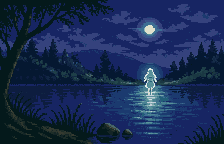
#> input picture runtime/tools/saveload_bg.png, 224 x 144 px
$ python -i convert_json.py   (imports and definitions only)
#> lines starting #> are read from the running program, lines starting #| are printed output that depends on the picture
#> further down, picture is the input picture: PIL image 224x144 RGBA; mean R, G, B, A 24.1, 43.2, 82.4, 255
#!/usr/bin/env python3
"""
convert_json.py — WSC VN Studio JSON → C source for the WSC runtime.

Usage: python tools/convert_json.py <project.wscvn.json> <output_dir>

Emits: <output_dir>/game_data.c and <output_dir>/game_data.h

Tile format: 4BPP PACKED for WonderSwan Color.
32 bytes/tile, each byte = 2 pixels, high nibble = left pixel,
low nibble = right pixel. This matches main.c's pack_font_tile()
and the video mode set by hw_init() (I/O port 0x60 = 0xE0).
"""
from __future__ import annotations

import base64
import io
import json
import os
import re
import sys
import wave
from pathlib import Path
from dataclasses import dataclass
from typing import Any

from PIL import Image, ImageOps

# ── Hardware limits ──
MAX_TEXT_PER_BOX = 100
MAX_TITLE = 24
MAX_CHOICES = 4
MAX_BG_W = 224
MAX_BG_H = 144
MAX_CHAR_W = 96
MAX_CHAR_H = 128
MAX_FG_W = 224
MAX_FG_H = 144
MAX_FG_DRAW_H = 104
MAX_FG_PALETTES = 8

MAX_BG_TILES = 511
MAX_CHAR_TILES = 192
MAX_FG_TILES = 28 * 13

SFX_TARGET_RATE = 4000
SFX_MAX_SECONDS = 6.0
SFX_MAX_BYTES = SFX_TARGET_RATE * SFX_MAX_SECONDS  # 8-bit mono

# ── JSON → C mappings ──
NODE_TYPE = {
    'title': 'NODE_TITLE',
    'chapter': 'NODE_CHAPTER',
    'scene': 'NODE_SCENE',
    'choice': 'NODE_CHOICE',
    'branch': 'NODE_BRANCH',
    'investigation': 'NODE_INVESTIGATION',
    'end': 'NODE_END',
}
OP_C = {'add': 'OP_ADD', 'sub': 'OP_SUB', 'set': 'OP_SET', 'toggle': 'OP_TOGGLE', 'rand': 'OP_RAND'}
COND_C = {
    '==': 'COND_EQ', '!=': 'COND_NEQ',
    '>': 'COND_GT', '>=': 'COND_GTE',
    '<': 'COND_LT', '<=': 'COND_LTE',
}
SPEED_C = {'slow': 'SPEED_SLOW', 'normal': 'SPEED_NORMAL',
           'fast': 'SPEED_FAST', 'instant': 'SPEED_INSTANT'}
MUSIC_C = {'keep': 'MUSIC_KEEP', 'change': 'MUSIC_CHANGE',
           'stop': 'MUSIC_STOP', 'fade-out': 'MUSIC_FADE_OUT'}
SFXACT_C = {'keep': 'SFX_KEEP', 'change': 'SFX_CHANGE', 'stop': 'SFX_STOP'}
WAVE_C = {
    'square': 'WAVE_SQUARE',
    'triangle': 'WAVE_TRIANGLE',
    'sawtooth': 'WAVE_SAWTOOTH',
    'sine': 'WAVE_SINE',
    # Editor may label CH4 as "noise". Runtime currently treats all 4 channels
    # as wavetable for simplicity, so map noise to a safe wave.
    'noise': 'WAVE_SQUARE',
}
POS_C = {'none': 'POS_NONE', 'left': 'POS_LEFT',
         'center':'POS_CENTER', 'right': 'POS_RIGHT'}
TB_STYLE_C = {
    'dark':'0','glass':'1','classic':'2','light':'3','none':'4','fancy':'5',
    'frame':'6','double':'7','sidebars':'8','ocean':'9','royal':'10'
}
BG_PRESET_C = {
    'room':'0','school':'1','park':'2','cafe':'3','beach':'4','night':'5',
    'sky':'6','city':'7','forest':'8','space':'9','temple':'10','snow':'11',
}
PARTICLE_C = {'none':'0','sakura':'1','snow':'2','rain':'3','stars':'4',
              'leaves':'5','bubbles':'6','sparks':'7','dust':'8'}
SCREENFX_C = {'none':'0','vhs':'1','blur':'2','darker':'3','scanline':'4',
              'sepia':'5','invert':'6'}
TRANSITION_C = {'none':'0','fade':'1','wipe-r':'2','wipe-d':'3','circle':'4',
                'dissolve':'5','flash':'6','pixel':'7'}
CHARANIM_C = {'none':'0','slide-up':'1','slide-in':'2','fade':'3','pop':'4','blink':'5','talking':'6','talk-blink':'7'}


# [60 lines left out: functions esc, rewrite_inline_cmds, hexcol, not called in this run]


def to_wsc_12bit(rgb):
    """Convert an (R,G,B) 24-bit tuple to WSC 12-bit packed color.

    WSC palette format (per WSMan spec):
      bits 11-8 = Red, bits 7-4 = Green, bits 3-0 = Blue  → RGB444

    Conversion: round(x / 17) maps 0..255 correctly to 0..15
    because 255 / 15 = 17. The old >> 4 (x//16) truncated down,
    causing darker/desaturated colors.
    """
    r, g, b = rgb[:3]
    r4 = min(15, round(r / 17))
    g4 = min(15, round(g / 17))
    b4 = min(15, round(b / 17))
    return (r4 << 8) | (g4 << 4) | b4

def from_wsc_12bit(c: int) -> tuple[int, int, int]:
    """Expand a WSC RGB444 palette entry back to RGB888 for matching."""
    return (((c >> 8) & 0xF) * 17, ((c >> 4) & 0xF) * 17, (c & 0xF) * 17)


NOTE_RE = re.compile(r'^([A-G])([#b]?)(-?\d+)$')
NOTE_STEP_RE = re.compile(r'^([A-G])([#b]?)(-?\d+)_([0-9]+)$')
NOTE_SEMI = {'C': 0, 'D': 2, 'E': 4, 'F': 5, 'G': 7, 'A': 9, 'B': 11}


# [18 lines left out: function note_to_midi, not called in this run]


def midi_to_hz(midi: int) -> int:
    # A4 (69) = 440 Hz.
    return max(1, int(round(440.0 * (2.0 ** ((midi - 69) / 12.0)))))


# [56 lines left out: functions ws_wave_hz_to_freq_div, wav_to_u8_pcm, pad_to_tiles, fit_cover_exact, not called in this run]

def fit_contain_exact(img: Image.Image, target_w: int, target_h: int) -> Image.Image:
    """Preserve aspect ratio and pad to the exact target size with transparency."""
    rgba = img.convert('RGBA')
    if rgba.size == (target_w, target_h):
        return rgba
    return ImageOps.pad(rgba, (target_w, target_h), method=Image.Resampling.LANCZOS,
                        color=(0, 0, 0, 0), centering=(0.5, 0.5))

# [99 lines left out: functions _p_image_to_tiles, decode_data_url, write_generated_fur_assets, quantize_rgb, not called in this run]

def quantize_rgb_entries_from_pixels(pixels: list[tuple[int, int, int]], colors: int):
    if not pixels:
        return [], []
    sample = Image.new('RGB', (len(pixels), 1))
    sample.putdata(pixels)
    q = sample.quantize(colors=min(colors, max(1, len(set(pixels)))),
                        method=Image.Quantize.FASTOCTREE,
                        dither=Image.Dither.NONE)
    pal_raw = q.getpalette() or []
    rgb_entries = []
    wsc_entries = []
    for i in range(colors):
        off = i * 3
        if off + 2 < len(pal_raw):
            rgb = tuple(pal_raw[off:off + 3])
            wsc = to_wsc_12bit(rgb)
            rgb_entries.append(from_wsc_12bit(wsc))
            wsc_entries.append(wsc)
        else:
            rgb_entries.append((0, 0, 0))
            wsc_entries.append(0)
    return rgb_entries, wsc_entries

def nearest_palette_index_raw(rgb: tuple[int, int, int], palette: list[tuple[int, int, int]]) -> int:
    best_i = 0
    best_d = 1 << 62
    r, g, b = rgb
    for i, (pr, pg, pb) in enumerate(palette):
        d = (r - pr) * (r - pr) + (g - pg) * (g - pg) + (b - pb) * (b - pb)
        if d < best_d:
            best_d = d
            best_i = i
    return min(best_i, 15)

def nearest_palette_index(rgb: tuple[int, int, int], palette: list[tuple[int, int, int]]) -> int:
    return min(nearest_palette_index_raw(rgb, palette) + 1, 15)

# [367 lines left out: functions image_to_char_tiles_dual, _char_tile_groups_for_image, image_to_char_tiles_dual_shared, image_to_bg_tiles_dual, image_to_bg_tiles_multi, not called in this run]

def _cluster_tile_averages(tile_avgs: list[tuple[int, int, int]], k: int) -> list[int]:
    if not tile_avgs:
        return []
    k = max(1, min(k, len(tile_avgs)))
    ordered = sorted(tile_avgs, key=lambda c: c[0] + c[1] + c[2])
    centers = [ordered[(i * (len(ordered) - 1)) // max(1, k - 1)] for i in range(k)]
    dims = len(tile_avgs[0])
    groups = [0] * len(tile_avgs)
    for _ in range(8):
        buckets = [[] for _ in range(k)]
        for idx, c in enumerate(tile_avgs):
            best = min(range(k), key=lambda i: sum((c[j] - centers[i][j]) * (c[j] - centers[i][j]) for j in range(dims)))
            groups[idx] = best
            buckets[best].append(c)
        for i, bucket in enumerate(buckets):
            if bucket:
                centers[i] = tuple(sum(c[j] for c in bucket) // len(bucket) for j in range(dims))
    return groups

def image_to_fg_tiles_multi(img: Image.Image, mode: str = 'auto-tile', group_imgs: list[Image.Image] | None = None):
    """Transparent foreground/group-shot layer using up to 8 per-tile palettes.

    Foregrounds replace live character sprites, so the runtime can borrow the
    otherwise-unused character palette slots plus two free palette slots. Each
    8x8 tile chooses one 15-color palette + transparency, giving group shots
    far better color while keeping the textbox palettes untouched.
    """
#> called with mode = 'auto-tile'
    rgba_full = fit_contain_exact(img, MAX_FG_W, MAX_FG_H).convert('RGBA')
    rgba = rgba_full.crop((0, 0, MAX_FG_W, MAX_FG_DRAW_H))
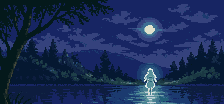
#> rgba: PIL image 224x104 RGBA; mean R, G, B, A 25.4, 44.1, 85.1, 255
    fitted_group = []
    if group_imgs:
        for frame in group_imgs:
            fitted_group.append(fit_contain_exact(frame, MAX_FG_W, MAX_FG_H).convert('RGBA').crop((0, 0, MAX_FG_W, MAX_FG_DRAW_H)))
    if not fitted_group:
        fitted_group = [rgba]
    base_rgba = fitted_group[0]
    w, h = rgba.size
#> w = 224; h = 104
    w_tiles, h_tiles = w // 8, h // 8
#> w_tiles = 28; h_tiles = 13
    pix = list(rgba.getdata())
#> pix = 23296 items
    base_pix = list(base_rgba.getdata())
#> base_pix = 23296 items
    mode = mode if mode in ('top-bottom', 'left-right', 'auto-tile') else 'auto-tile'
    if mode == 'top-bottom':
        tile_groups = [min(MAX_FG_PALETTES - 1, (ty * MAX_FG_PALETTES) // max(1, h_tiles)) for ty in range(h_tiles) for _tx in range(w_tiles)]
    elif mode == 'left-right':
        tile_groups = [min(MAX_FG_PALETTES - 1, (tx * MAX_FG_PALETTES) // max(1, w_tiles)) for _ty in range(h_tiles) for tx in range(w_tiles)]
    else:
        tile_features = []
        for ty in range(h_tiles):
            for tx in range(w_tiles):
                total = [0, 0, 0]
                hist = {}
                count = 0
                for yy in range(8):
                    row = (ty * 8 + yy) * w
                    for xx in range(8):
                        r, g, b, a = base_pix[row + tx * 8 + xx]
                        if a >= 128:
                            total[0] += r
                            total[1] += g
                            total[2] += b
                            q = ((r >> 4) << 8) | ((g >> 4) << 4) | (b >> 4)
                            hist[q] = hist.get(q, 0) + 1
                            count += 1
                if count:
                    avg = (total[0] // count, total[1] // count, total[2] // count)
                    top = sorted(hist.items(), key=lambda kv: kv[1], reverse=True)[:3]
                    dom = []
                    for q, q_count in top:
                        r4 = (q >> 8) & 0xF
                        g4 = (q >> 4) & 0xF
                        b4 = q & 0xF
                        dom.extend([r4 * 17, g4 * 17, b4 * 17, q_count * 4])
                    while len(dom) < 12:
                        dom.extend([0, 0, 0, 0])
                    tile_features.append((*avg, *dom[:12]))
                else:
                    tile_features.append((0, 0, 0, *([0] * 12)))
#> after the loop, tile_features = 364 items
        tile_groups = _cluster_tile_averages(tile_features, MAX_FG_PALETTES)
#> in _cluster_tile_averages, `k = max(1, min(k, len(tile_avgs)))`: k = 8
#> in _cluster_tile_averages, `ordered = sorted(tile_avgs, key=lambda c: c[0] + c[1] + c[2])`: ordered = 364 items
#> in _cluster_tile_averages, `centers = [ordered[(i * (len(ordered) - 1)) // max(1, k - 1)] for i in..`: centers = 8 items
#> in _cluster_tile_averages, `dims = len(tile_avgs[0])`: dims = 15
#> in _cluster_tile_averages, `groups = [0] * len(tile_avgs)`: groups = 364 values from 0 to 0
#> after the loop in _cluster_tile_averages, `for _ in range(8):`: groups = 364 values, max 7 at index 102, min 0 at index 0, mean 3.33
#> tile_groups has the same summary as groups in _cluster_tile_averages

    groups = [[] for _ in range(MAX_FG_PALETTES)]
    for frame in fitted_group:
        frame_pix = list(frame.getdata())
        for ty in range(h_tiles):
            for tx in range(w_tiles):
                group = tile_groups[ty * w_tiles + tx]
                for yy in range(8):
                    row = (ty * 8 + yy) * w
                    for xx in range(8):
                        r, g, b, a = frame_pix[row + tx * 8 + xx]
                        if a >= 128:
                            groups[group].append((r, g, b))
#> this loop made 1 pass
    palettes_rgb = []
    palettes = []
    fallback_rgb = [(0, 0, 0)] * 15
    fallback_pal = [0] * 15
    for group_pixels in groups:
        pal_rgb, pal = quantize_rgb_entries_from_pixels(group_pixels, 15)
        if not pal_rgb:
            pal_rgb, pal = fallback_rgb[:], fallback_pal[:]
        else:
            fallback_rgb, fallback_pal = pal_rgb[:], pal[:]
        while len(pal) < 15:
            pal.append(0)
            pal_rgb.append((0, 0, 0))
        palettes_rgb.append(pal_rgb[:15])
        palettes.append([0] + pal[:15])
    if all(not g for g in groups):
        palettes = [[0] * 16 for _ in range(MAX_FG_PALETTES)]
        palettes_rgb = [[(0, 0, 0)] * 15 for _ in range(MAX_FG_PALETTES)]
    tile_bytes = bytearray()
    tile_pals = bytearray()
    for ty in range(h_tiles):
        for tx in range(w_tiles):
            tile_group = tile_groups[ty * w_tiles + tx]
            pal_rgb = palettes_rgb[tile_group]
            tile_pals.append(tile_group)
            pixels = []
            for yy in range(8):
                row = (ty * 8 + yy) * w
                for xx in range(8):
                    r, g, b, a = pix[row + tx * 8 + xx]
                    pixels.append(0 if a < 128 else nearest_palette_index((r, g, b), pal_rgb))
            tile_bytes.extend(pack_tile_packed_4bpp(pixels))
    return w_tiles, h_tiles, palettes[0][:16], palettes[1][:16], bytes(tile_pals), bytes(tile_bytes), palettes[:MAX_FG_PALETTES]


def pack_tile_packed_4bpp(pix: list) -> bytes:
    """Pack 64 4-bit indices (8x8) into 32 bytes, WSC 4bpp PACKED format.
    Each byte = 2 pixels: high nibble = left, low nibble = right."""
    out = bytearray(32)
    for y in range(8):
        for x in range(4):
            p_left  = pix[y * 8 + x * 2 + 0] & 0x0F
            p_right = pix[y * 8 + x * 2 + 1] & 0x0F
            out[y * 4 + x] = (p_left << 4) | p_right
    return bytes(out)


# [60 lines left out: function image_to_tiles, not called in this run]

@dataclass
class AssetPack:
    name: str
    w_tiles: int
    h_tiles: int
    tile_count: int
    palette: list
    palette2: list | None
    tile_pals: bytes | None
    tiles: bytes
    palettes: list[list] | None = None


# [1122 lines left out: functions convert_asset, validate, emit, main, not called in this run]


# [2 lines not run here, left out]

>>> from PIL import Image
>>> picture = Image.open('saveload_bg.png')
>>> result = image_to_fg_tiles_multi(picture)
